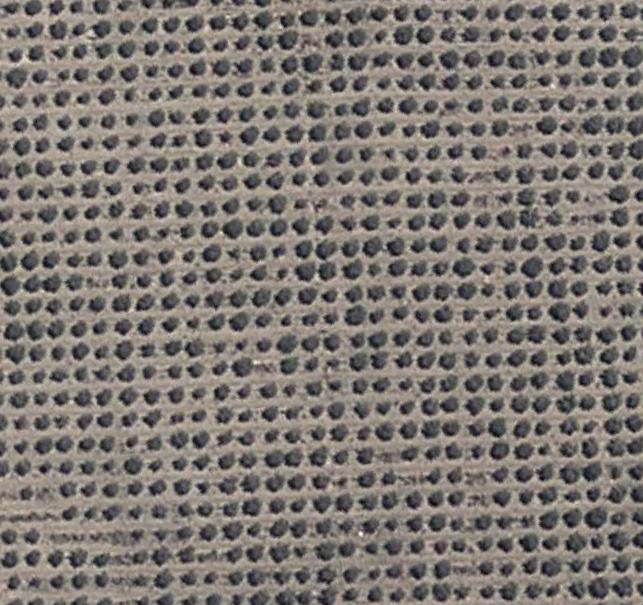
#> input picture examples/classifiers/match_to_template/OlivoTotal.png, 643 x 605 px
$ jupyter execute SingleCrop_v1.ipynb   (shell and % lines are left out)
#> lines starting #> are read from the running program, lines starting #| are printed output that depends on the picture
[cell 1]
%pylab inline
from PIL import Image
import numpy as np
import cv2

ImagenTotal = np.asarray(Image.open('OlivoTotal.png'))
#> ImagenTotal is the input picture: shape (605, 643, 3); mean R, G, B 126, 119.3, 114.3
#here you choose in between small, medium, large or extra
ImagenTemplate = np.asarray(Image.open('OlivoTemplate_small.png'))
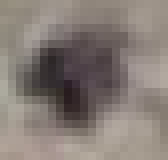
#> input picture examples/classifiers/match_to_template/OlivoTemplate_small.png, 21 x 20 px (shown 8 times larger)
#> ImagenTemplate is the input picture: shape (20, 21, 4); mean R, G, B, A 133.7, 123.7, 117.7, 255

[cell 2]
#notice that we work with one band
imagen = ImagenTotal[:,:,1]
tree = ImagenTemplate[:,:,1]
#print(arbol)
plt.imshow(tree,cmap='gray')

[cell 3]
import numpy as np
import matplotlib.pyplot as plt
from skimage import data
from skimage.feature import match_template

result = match_template(imagen, tree)
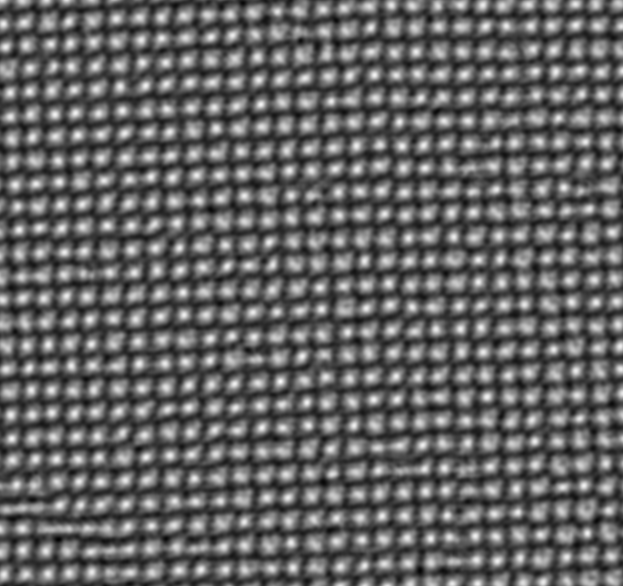
#> result: shape (586, 623) float64; min -0.659, max 1, mean -0.00737; drawn with min black and max white
ij = np.unravel_index(np.argmax(result), result.shape)
#> ij = (381, 280)
x, y = ij[::-1]
#> x = 280; y = 381

fig = plt.figure(figsize=(8, 3))
ax1 = plt.subplot(1, 3, 1)
ax2 = plt.subplot(1, 3, 2, adjustable='box')
ax3 = plt.subplot(1, 3, 3, sharex=ax2, sharey=ax2, adjustable='box')

ax1.imshow(tree, cmap=plt.cm.gray)
ax1.set_axis_off()
ax1.set_title('template')

ax2.imshow(imagen, cmap=plt.cm.gray)
ax2.set_axis_off()
ax2.set_title('imagen')
# highlight matched region
htree, wtree = tree.shape
#> htree = 20; wtree = 21
print(htree,wtree)
#| 20 21
rect = plt.Rectangle((x, y), wtree, htree, edgecolor='r', facecolor='none')
ax2.add_patch(rect)

ax3.imshow(result)
ax3.set_axis_off()
ax3.set_title('`match_template`\nresult')
# highlight matched region
ax3.autoscale(False)
ax3.plot(x, y, 'o', markeredgecolor='r', markerfacecolor='none', markersize=10)

plt.show()
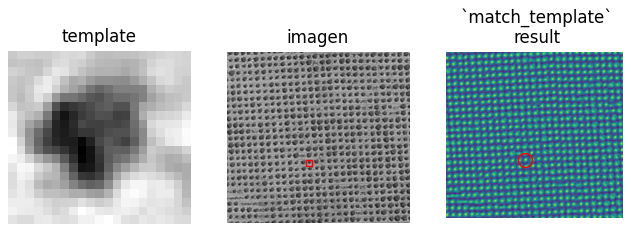
#> figure drawn by matplotlib, 3 panels

[cell 4]
#closer look of the match template
plt.imshow(result);
plt.plot(x, y, 'o', markeredgecolor='r', markerfacecolor='none', markersize=10)
plt.figure(figsize = (10,10));
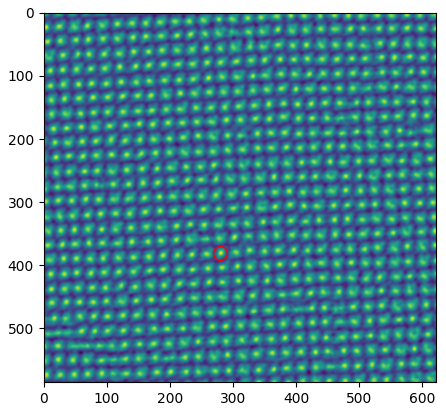
#> figure drawn by matplotlib, 1 panel

[cell 5]
#filter results to match similar trees
filter_results = np.where(result>0.85)
#> filter_results = 554 positions, rows 4 to 584, columns 3 to 621
max_results = np.where(result>0.99)
#> max_results = ([381], [280])

[cell 6]
#some parameters for the figure layout

print(np.shape(filter_results))
#| (2, 554)
print(np.shape(result))
#| (586, 623)
print(np.shape(imagen))
#| (605, 643)

[cell 7]
#show the interpreted results plus the best match
for p in range(np.shape(filter_results)[1]):
    plt.plot(filter_results[1][p], filter_results[0][p], 'o',
         markeredgecolor='g', markerfacecolor='none', markersize=10)

#best match
plt.plot(max_results[1][0], max_results[0][0], 'o',
         markeredgecolor='r', markerfacecolor='r', markersize=15)

plt.imshow(ImagenTotal[10:-10,10:-10,:])
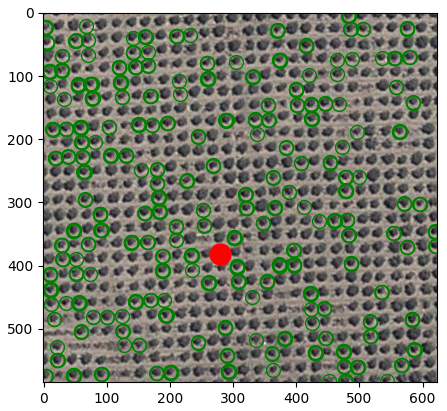
#> figure drawn by matplotlib, 1 panel
